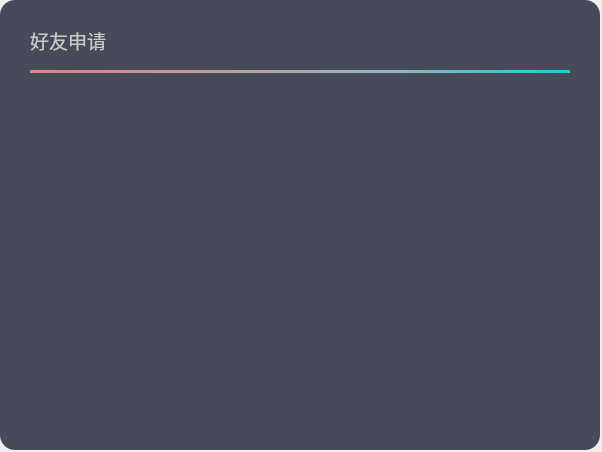
<?xml version="1.0" encoding="UTF-8"?>
<ui version="4.0">
 <class>FriendVerification</class>
 <widget class="QWidget" name="FriendVerification">
  <property name="geometry">
   <rect>
    <x>0</x>
    <y>0</y>
    <width>602</width>
    <height>452</height>
   </rect>
  </property>
  <property name="windowTitle">
   <string>Form</string>
  </property>
  <widget class="QWidget" name="widget" native="true">
   <property name="geometry">
    <rect>
     <x>0</x>
     <y>0</y>
     <width>600</width>
     <height>450</height>
    </rect>
   </property>
   <property name="styleSheet">
    <string notr="true">background-color:#474a59;
border:none;
border-radius:15px</string>
   </property>
   <widget class="QLabel" name="addPersonLabel">
    <property name="geometry">
     <rect>
      <x>30</x>
      <y>20</y>
      <width>200</width>
      <height>40</height>
     </rect>
    </property>
    <property name="font">
     <font>
      <family>等线</family>
      <pointsize>14</pointsize>
     </font>
    </property>
    <property name="styleSheet">
     <string notr="true">color:#c9c9c9;</string>
    </property>
    <property name="text">
     <string>好友申请</string>
    </property>
    <property name="alignment">
     <set>Qt::AlignLeading|Qt::AlignLeft|Qt::AlignVCenter</set>
    </property>
   </widget>
   <widget class="QPushButton" name="closeBtn">
    <property name="enabled">
     <bool>true</bool>
    </property>
    <property name="geometry">
     <rect>
      <x>540</x>
      <y>10</y>
      <width>40</width>
      <height>40</height>
     </rect>
    </property>
    <property name="styleSheet">
     <string notr="true">#closeBtn{

            border-radius: 5px;
}
#closeBtn:hover
{
            background-color: rgba(255,255,255,.3);
}
</string>
    </property>
    <property name="text">
     <string/>
    </property>
    <property name="icon">
     <iconset resource="res.qrc">
      <normaloff>:/Asserts/icons/close.svg</normaloff>:/Asserts/icons/close.svg</iconset>
    </property>
    <property name="autoDefault">
     <bool>false</bool>
    </property>
    <property name="flat">
     <bool>true</bool>
    </property>
   </widget>
   <widget class="QLabel" name="underLine">
    <property name="geometry">
     <rect>
      <x>30</x>
      <y>70</y>
      <width>540</width>
      <height>3</height>
     </rect>
    </property>
    <property name="styleSheet">
     <string notr="true">#underLine
{
    background-color:qlineargradient(spread:pad, x1:0, y1:0, x2:1, y2:0, stop:0  #e38283 ,stop:0.33 #c19f9e, stop:0.67 #91b8bb,stop:1 #1bced8);

}</string>
    </property>
    <property name="text">
     <string/>
    </property>
   </widget>
   <widget class="QListWidget" name="listWidget">
    <property name="geometry">
     <rect>
      <x>30</x>
      <y>90</y>
      <width>540</width>
      <height>320</height>
     </rect>
    </property>
   </widget>
  </widget>
 </widget>
 <resources>
  <include location="res.qrc"/>
 </resources>
 <connections/>
</ui>
